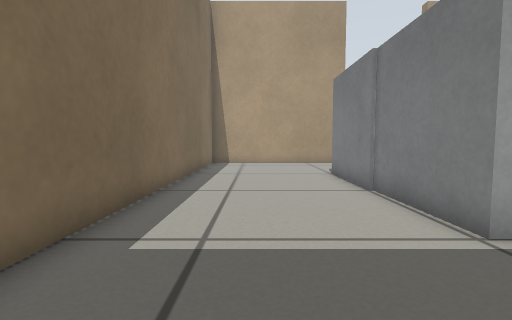
View 1 (above)

14 first-person views from a walk through a Gazebo world. The camera is 0.36 m above the floor, tilts 4° down and sees 85° across. The floor is counted in squares, 0.25 m on a side. Each view is taken from the middle of a square. On the plan, view 1 faces up. The plan holds only what a view shows up to about 14 squares ahead; the rest is blank.

View 2
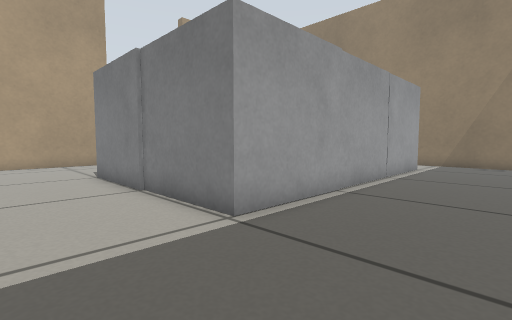

View 3
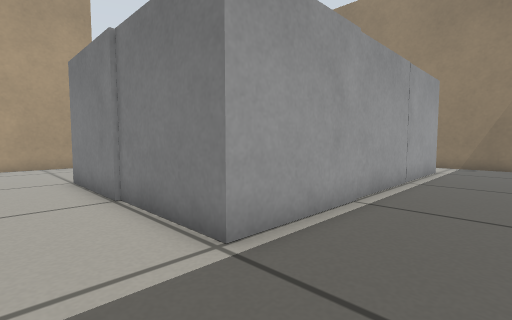

View 4
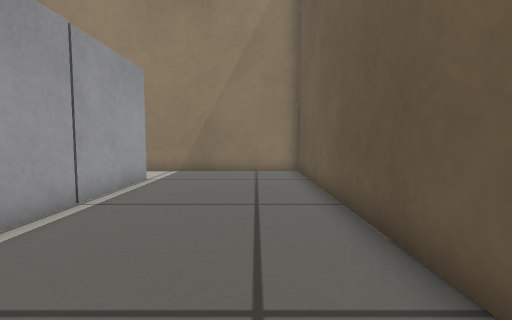

View 5
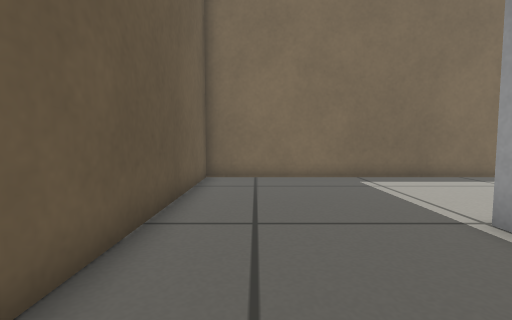

View 6
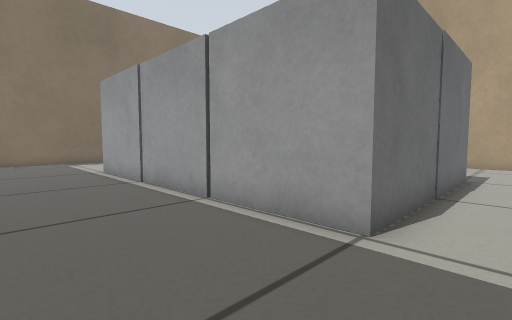

View 7
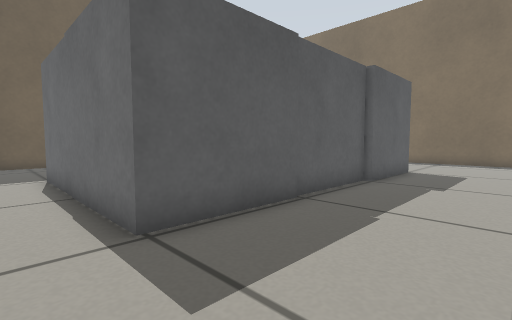

View 8
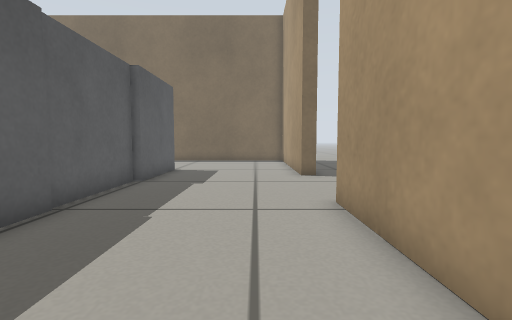

View 9
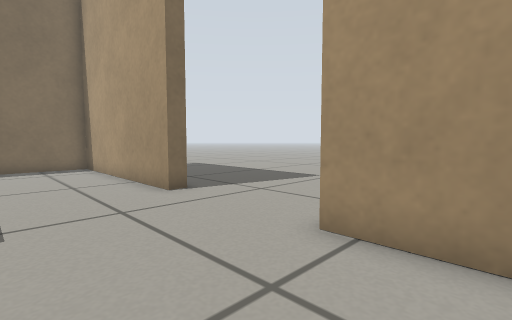

View 10
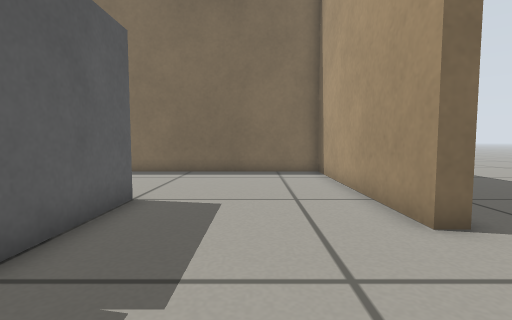

View 11
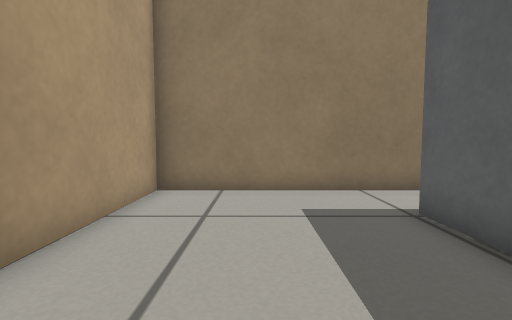

View 12
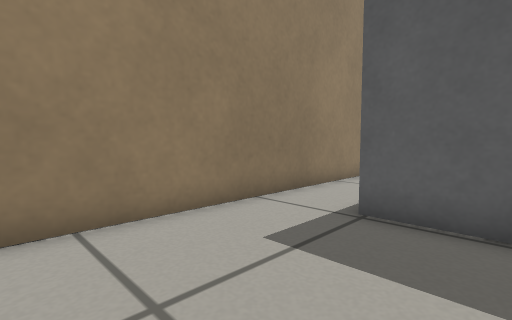

View 13
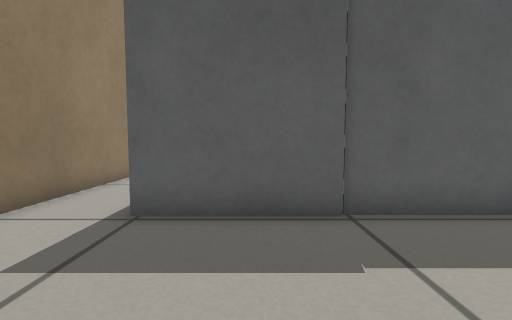

View 14
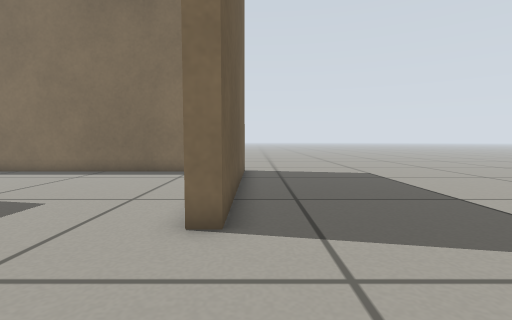

### Floor plan
Key: @ floor where view 1 was taken; # wall or solid block; . floor; B grey box.
Columns run from 4 left of view 1 to 18 right of it. Each row starts with its distance up from view 1.
 20 ..............
 19 ...............
 18  #########.....########
 17  #....................#
 16  #....................#
 15  #....................#
 14  #....................#
 13  #....................#
 12  #.....BBBBBBBBBBBBB..#
 11  #.....B           B..#
 10  #.....B           B..#
  9  #.....B           B..#
  8  #.....B           B..#
  7  #......B          B..#
  6  #......B          B..#
  5  #......B          B..#
  4  #......BBBBBBBBBBBB..#
  3  #....................#
  2  #....................#
  1  #....................#
  0  #..@.................#
 -1  #....................#
 -2  ######################

Positions as (right, up) in squares from view 1, and headings:
1: (0, 0), facing up
2: (0, 0), facing up-right
3: (1, 1), facing up-right
4: (5, 0), facing right
5: (8, 0), facing left
6: (17, 0), facing up-left
7: (17, 16), facing down-left
8: (17, 16), facing left
9: (13, 14), facing up-left
10: (10, 15), facing left
11: (10, 15), facing right
12: (13, 17), facing down-right
13: (13, 17), facing down
14: (10, 19), facing left
